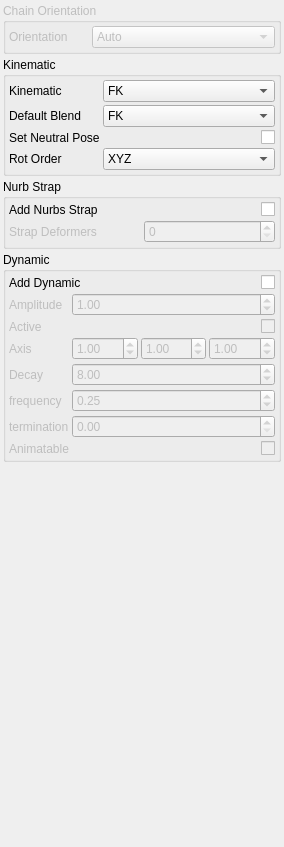
<?xml version="1.0" encoding="UTF-8"?>
<ui version="4.0">
 <class>Form</class>
 <widget class="QWidget" name="Form">
  <property name="enabled">
   <bool>true</bool>
  </property>
  <property name="geometry">
   <rect>
    <x>0</x>
    <y>0</y>
    <width>284</width>
    <height>847</height>
   </rect>
  </property>
  <property name="windowTitle">
   <string>Form</string>
  </property>
  <layout class="QVBoxLayout" name="verticalLayout">
   <property name="spacing">
    <number>3</number>
   </property>
   <property name="margin">
    <number>3</number>
   </property>
   <item>
    <widget class="QGroupBox" name="groupBox_3">
     <property name="enabled">
      <bool>false</bool>
     </property>
     <property name="title">
      <string>Chain Orientation</string>
     </property>
     <layout class="QHBoxLayout" name="horizontalLayout">
      <property name="spacing">
       <number>3</number>
      </property>
      <property name="margin">
       <number>3</number>
      </property>
      <item>
       <widget class="QLabel" name="label_6">
        <property name="sizePolicy">
         <sizepolicy hsizetype="Fixed" vsizetype="Preferred">
          <horstretch>0</horstretch>
          <verstretch>0</verstretch>
         </sizepolicy>
        </property>
        <property name="minimumSize">
         <size>
          <width>80</width>
          <height>0</height>
         </size>
        </property>
        <property name="text">
         <string>Orientation</string>
        </property>
       </widget>
      </item>
      <item>
       <widget class="QComboBox" name="uiOrientation">
        <item>
         <property name="text">
          <string>Auto</string>
         </property>
        </item>
        <item>
         <property name="text">
          <string>Guide</string>
         </property>
        </item>
       </widget>
      </item>
     </layout>
    </widget>
   </item>
   <item>
    <widget class="QGroupBox" name="groupBox">
     <property name="title">
      <string>Kinematic</string>
     </property>
     <layout class="QGridLayout" name="gridLayout">
      <property name="margin">
       <number>3</number>
      </property>
      <property name="spacing">
       <number>3</number>
      </property>
      <item row="0" column="0">
       <widget class="QLabel" name="label">
        <property name="sizePolicy">
         <sizepolicy hsizetype="Fixed" vsizetype="Preferred">
          <horstretch>0</horstretch>
          <verstretch>0</verstretch>
         </sizepolicy>
        </property>
        <property name="text">
         <string>Kinematic</string>
        </property>
       </widget>
      </item>
      <item row="0" column="1">
       <widget class="QComboBox" name="uiKinematic">
        <item>
         <property name="text">
          <string>FK</string>
         </property>
        </item>
        <item>
         <property name="text">
          <string>IK</string>
         </property>
        </item>
        <item>
         <property name="text">
          <string>FK/IK</string>
         </property>
        </item>
       </widget>
      </item>
      <item row="1" column="0">
       <widget class="QLabel" name="label_2">
        <property name="text">
         <string>Default Blend</string>
        </property>
       </widget>
      </item>
      <item row="1" column="1">
       <widget class="QComboBox" name="uiBlend">
        <item>
         <property name="text">
          <string>FK</string>
         </property>
        </item>
        <item>
         <property name="text">
          <string>IK</string>
         </property>
        </item>
       </widget>
      </item>
      <item row="2" column="1">
       <widget class="QCheckBox" name="uiSetNeutralPose">
        <property name="layoutDirection">
         <enum>Qt::RightToLeft</enum>
        </property>
        <property name="text">
         <string/>
        </property>
       </widget>
      </item>
      <item row="2" column="0">
       <widget class="QLabel" name="label_4">
        <property name="text">
         <string>Set Neutral Pose</string>
        </property>
       </widget>
      </item>
      <item row="3" column="1">
       <widget class="QComboBox" name="uiDefaultRotationOrder">
        <item>
         <property name="text">
          <string>XYZ</string>
         </property>
        </item>
        <item>
         <property name="text">
          <string>XZY</string>
         </property>
        </item>
        <item>
         <property name="text">
          <string>YXZ</string>
         </property>
        </item>
        <item>
         <property name="text">
          <string>YZX</string>
         </property>
        </item>
        <item>
         <property name="text">
          <string>ZXY</string>
         </property>
        </item>
        <item>
         <property name="text">
          <string>ZYX</string>
         </property>
        </item>
       </widget>
      </item>
      <item row="3" column="0">
       <widget class="QLabel" name="label_7">
        <property name="text">
         <string>Rot Order</string>
        </property>
       </widget>
      </item>
     </layout>
    </widget>
   </item>
   <item>
    <widget class="QGroupBox" name="groupBox_2">
     <property name="title">
      <string>Nurb Strap</string>
     </property>
     <layout class="QGridLayout" name="gridLayout_4">
      <property name="margin">
       <number>3</number>
      </property>
      <property name="spacing">
       <number>3</number>
      </property>
      <item row="0" column="0">
       <widget class="QLabel" name="label_5">
        <property name="text">
         <string>Add Nurbs Strap</string>
        </property>
       </widget>
      </item>
      <item row="0" column="1">
       <widget class="QCheckBox" name="uiStrap">
        <property name="layoutDirection">
         <enum>Qt::RightToLeft</enum>
        </property>
        <property name="text">
         <string/>
        </property>
       </widget>
      </item>
      <item row="1" column="0">
       <widget class="QLabel" name="uiStrapDeformersLBL">
        <property name="enabled">
         <bool>false</bool>
        </property>
        <property name="text">
         <string>Strap Deformers</string>
        </property>
       </widget>
      </item>
      <item row="1" column="1">
       <widget class="QSpinBox" name="uiStrapDeformers">
        <property name="enabled">
         <bool>false</bool>
        </property>
       </widget>
      </item>
     </layout>
    </widget>
   </item>
   <item>
    <widget class="QGroupBox" name="uiDynamicGRP">
     <property name="minimumSize">
      <size>
       <width>0</width>
       <height>0</height>
      </size>
     </property>
     <property name="title">
      <string>Dynamic</string>
     </property>
     <layout class="QGridLayout" name="gridLayout_3">
      <property name="margin">
       <number>3</number>
      </property>
      <property name="spacing">
       <number>3</number>
      </property>
      <item row="0" column="0">
       <widget class="QLabel" name="label_3">
        <property name="text">
         <string>Add Dynamic</string>
        </property>
       </widget>
      </item>
      <item row="0" column="1">
       <widget class="QCheckBox" name="uiDynamic">
        <property name="layoutDirection">
         <enum>Qt::RightToLeft</enum>
        </property>
        <property name="text">
         <string/>
        </property>
       </widget>
      </item>
      <item row="1" column="0" colspan="2">
       <widget class="QWidget" name="uiDynamicDefaultWDG" native="true">
        <property name="enabled">
         <bool>false</bool>
        </property>
        <layout class="QGridLayout" name="gridLayout_2">
         <property name="margin">
          <number>0</number>
         </property>
         <property name="spacing">
          <number>3</number>
         </property>
         <item row="0" column="0">
          <widget class="QLabel" name="label_8">
           <property name="text">
            <string>Amplitude</string>
           </property>
          </widget>
         </item>
         <item row="0" column="1">
          <widget class="QDoubleSpinBox" name="uiAmplitude">
           <property name="maximum">
            <double>100.000000000000000</double>
           </property>
           <property name="singleStep">
            <double>0.100000000000000</double>
           </property>
           <property name="value">
            <double>1.000000000000000</double>
           </property>
          </widget>
         </item>
         <item row="1" column="0">
          <widget class="QLabel" name="uiActiveLBL">
           <property name="sizePolicy">
            <sizepolicy hsizetype="Fixed" vsizetype="Preferred">
             <horstretch>0</horstretch>
             <verstretch>0</verstretch>
            </sizepolicy>
           </property>
           <property name="minimumSize">
            <size>
             <width>10</width>
             <height>0</height>
            </size>
           </property>
           <property name="text">
            <string>Active</string>
           </property>
          </widget>
         </item>
         <item row="1" column="1">
          <widget class="QCheckBox" name="uiActive">
           <property name="layoutDirection">
            <enum>Qt::RightToLeft</enum>
           </property>
           <property name="text">
            <string/>
           </property>
          </widget>
         </item>
         <item row="3" column="0">
          <widget class="QLabel" name="uiStartCurveAttractLBL">
           <property name="sizePolicy">
            <sizepolicy hsizetype="Fixed" vsizetype="Preferred">
             <horstretch>0</horstretch>
             <verstretch>0</verstretch>
            </sizepolicy>
           </property>
           <property name="minimumSize">
            <size>
             <width>10</width>
             <height>0</height>
            </size>
           </property>
           <property name="text">
            <string>Decay</string>
           </property>
          </widget>
         </item>
         <item row="3" column="1">
          <widget class="QDoubleSpinBox" name="uiDecay">
           <property name="minimum">
            <double>0.000000000000000</double>
           </property>
           <property name="maximum">
            <double>999.000000000000000</double>
           </property>
           <property name="singleStep">
            <double>1.000000000000000</double>
           </property>
           <property name="value">
            <double>8.000000000000000</double>
           </property>
          </widget>
         </item>
         <item row="4" column="0">
          <widget class="QLabel" name="uiBendResistanceLBL">
           <property name="sizePolicy">
            <sizepolicy hsizetype="Fixed" vsizetype="Preferred">
             <horstretch>0</horstretch>
             <verstretch>0</verstretch>
            </sizepolicy>
           </property>
           <property name="minimumSize">
            <size>
             <width>10</width>
             <height>0</height>
            </size>
           </property>
           <property name="text">
            <string>frequency</string>
           </property>
          </widget>
         </item>
         <item row="4" column="1">
          <widget class="QDoubleSpinBox" name="uiFrequency">
           <property name="minimum">
            <double>0.000000000000000</double>
           </property>
           <property name="maximum">
            <double>100.000000000000000</double>
           </property>
           <property name="singleStep">
            <double>0.250000000000000</double>
           </property>
           <property name="value">
            <double>0.250000000000000</double>
           </property>
          </widget>
         </item>
         <item row="5" column="0">
          <widget class="QLabel" name="uiMassLBL">
           <property name="sizePolicy">
            <sizepolicy hsizetype="Fixed" vsizetype="Preferred">
             <horstretch>0</horstretch>
             <verstretch>0</verstretch>
            </sizepolicy>
           </property>
           <property name="minimumSize">
            <size>
             <width>10</width>
             <height>0</height>
            </size>
           </property>
           <property name="text">
            <string>termination</string>
           </property>
          </widget>
         </item>
         <item row="5" column="1">
          <widget class="QDoubleSpinBox" name="uiTermination">
           <property name="minimum">
            <double>0.000000000000000</double>
           </property>
           <property name="maximum">
            <double>100.000000000000000</double>
           </property>
           <property name="singleStep">
            <double>0.100000000000000</double>
           </property>
           <property name="value">
            <double>0.000000000000000</double>
           </property>
          </widget>
         </item>
         <item row="6" column="0">
          <widget class="QLabel" name="uiAnimatableLBL">
           <property name="sizePolicy">
            <sizepolicy hsizetype="Fixed" vsizetype="Preferred">
             <horstretch>0</horstretch>
             <verstretch>0</verstretch>
            </sizepolicy>
           </property>
           <property name="minimumSize">
            <size>
             <width>10</width>
             <height>0</height>
            </size>
           </property>
           <property name="text">
            <string>Animatable</string>
           </property>
          </widget>
         </item>
         <item row="6" column="1">
          <widget class="QCheckBox" name="uiDynamicAnimatable">
           <property name="layoutDirection">
            <enum>Qt::RightToLeft</enum>
           </property>
           <property name="text">
            <string/>
           </property>
          </widget>
         </item>
         <item row="2" column="0">
          <widget class="QLabel" name="label_9">
           <property name="text">
            <string>Axis</string>
           </property>
          </widget>
         </item>
         <item row="2" column="1">
          <layout class="QHBoxLayout" name="horizontalLayout_2">
           <item>
            <widget class="QDoubleSpinBox" name="uiAmplitudeX">
             <property name="singleStep">
              <double>0.100000000000000</double>
             </property>
             <property name="value">
              <double>1.000000000000000</double>
             </property>
            </widget>
           </item>
           <item>
            <widget class="QDoubleSpinBox" name="uiAmplitudeY">
             <property name="singleStep">
              <double>0.100000000000000</double>
             </property>
             <property name="value">
              <double>1.000000000000000</double>
             </property>
            </widget>
           </item>
           <item>
            <widget class="QDoubleSpinBox" name="uiAmplitudeZ">
             <property name="singleStep">
              <double>0.100000000000000</double>
             </property>
             <property name="value">
              <double>1.000000000000000</double>
             </property>
            </widget>
           </item>
          </layout>
         </item>
        </layout>
       </widget>
      </item>
     </layout>
    </widget>
   </item>
   <item>
    <spacer name="verticalSpacer">
     <property name="orientation">
      <enum>Qt::Vertical</enum>
     </property>
     <property name="sizeHint" stdset="0">
      <size>
       <width>20</width>
       <height>40</height>
      </size>
     </property>
    </spacer>
   </item>
  </layout>
 </widget>
 <resources/>
 <connections>
  <connection>
   <sender>uiStrap</sender>
   <signal>clicked(bool)</signal>
   <receiver>uiStrapDeformers</receiver>
   <slot>setEnabled(bool)</slot>
   <hints>
    <hint type="sourcelabel">
     <x>267</x>
     <y>110</y>
    </hint>
    <hint type="destinationlabel">
     <x>185</x>
     <y>126</y>
    </hint>
   </hints>
  </connection>
  <connection>
   <sender>uiStrap</sender>
   <signal>clicked(bool)</signal>
   <receiver>uiStrapDeformersLBL</receiver>
   <slot>setEnabled(bool)</slot>
   <hints>
    <hint type="sourcelabel">
     <x>156</x>
     <y>111</y>
    </hint>
    <hint type="destinationlabel">
     <x>93</x>
     <y>126</y>
    </hint>
   </hints>
  </connection>
  <connection>
   <sender>uiDynamic</sender>
   <signal>clicked(bool)</signal>
   <receiver>uiDynamicDefaultWDG</receiver>
   <slot>setEnabled(bool)</slot>
   <hints>
    <hint type="sourcelabel">
     <x>271</x>
     <y>170</y>
    </hint>
    <hint type="destinationlabel">
     <x>61</x>
     <y>184</y>
    </hint>
   </hints>
  </connection>
 </connections>
</ui>
